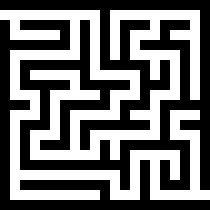
#> input picture WhatsApp Image 2024-03-11 at 12.38.35_c4153fdf.jpg, 210 x 210 px, found by its file name
$ python MAZE_SOLVER_1.py
#> lines starting #> are read from the running program, lines starting #| are printed output that depends on the picture; after the words box and inside, x2 and y2 are one past the last pixel; in counts of white or black regions, pixels touching at a corner belong together
#> the answer given: WhatsApp Image 2024-03-11 at 12.38.35_c4153fdf.jpg
#> the answer given: out.png
from PIL import Image, ImageDraw
import numpy as np

from maze_solver import make_step

def ConvertImage(ImageName):
    try:
        # Open the maze image and make greyscale, and get its dimensions
        im = Image.open(ImageName).convert('L')
        #im.show()
        w, h = im.size
#> w = 210; h = 210

        # Ensure all black pixels are 0 and all white pixels are 1
        binary = im.point(lambda p: p < 128 and 1)
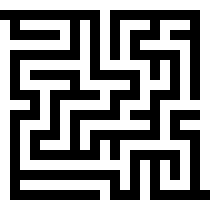
#> binary: PIL image 210x210 L; values 0 (black) and 1 (white), 54.4% white; 1 black region, box (x1, y1, x2, y2) and area: (0, 10, 210, 200) 20100

        # Resize to half its height and width so we can fit on Stack Overflow, get new dimensions
        binary = binary.resize((w//2,h//2),Image.NEAREST)
#> binary: PIL image 105x105 L; values 0 (black) and 1 (white), 54.4% white; 1 black region, box (x1, y1, x2, y2) and area: (0, 5, 105, 100) 5025
        w, h = binary.size
#> w = 105; h = 105

        # Convert to Numpy array - because that's how images are best stored and processed in Python
        nim = np.array(binary)

        # Each cell of the maze is represented by 5 numbers. Therefore change scaling FROM (5 number: 1 cell) TO (1 number: 1 cell)
        # initialize maze matrix
        maze = [[0 for i in range(int(w/5))] for j in range(int(h/5))]

        # go through every 5th number in each row and add it sequentially to the new matrix (maze).
        ri = ci = 0
        r = c = 4

        while ri < h/5:
            ci = 0
            c = 4
            while ci < w/5:
                maze[ri][ci] = nim[r][c]
                ci += 1
                c += 5
            ri += 1
            r += 5
#> after the loop, maze = 21 items; r = 109; ri = 21

        return [maze,int(h/5),int(w/5)]

    except FileNotFoundError:
        print("Error: Input image file not found.")
        return None


import time

def draw_matrix(a, m, the_path=[]):
    for u in range(len(the_path) - 1):
        im = Image.new('RGB', (zoom * len(a[0]), zoom * len(a)), (255, 255, 255))
        draw = ImageDraw.Draw(im)
        for i in range(len(a)):
            for j in range(len(a[i])):
                color = (255, 255, 255)
                r = 0
                if a[i][j] == 1:
                    color = (0, 0, 0)
                if i == start[0] and j == start[1]:
                    color = (0, 255, 0)
                    r = borders
                if i == end[0] and j == end[1]:
                    color = (0, 255, 0)
                    r = borders
                draw.rectangle((j * zoom + r, i * zoom + r, j * zoom + zoom - r - 1, i * zoom + zoom - r - 1),
                               fill=color)
                if m[i][j] > 0:
                    r = borders
                    draw.ellipse((j * zoom + r, i * zoom + r, j * zoom + zoom - r - 1, i * zoom + zoom - r - 1),
                                 fill=(255, 0, 0))
        y = the_path[u][0] * zoom + int(zoom / 2)
        x = the_path[u][1] * zoom + int(zoom / 2)
        y1 = the_path[u + 1][0] * zoom + int(zoom / 2)
        x1 = the_path[u + 1][1] * zoom + int(zoom / 2)
        draw.line((x, y, x1, y1), fill=(255, 0, 0), width=5)
        draw.rectangle((0, 0, zoom * len(a[0]), zoom * len(a)), outline=(0, 255, 0), width=2)
        images.append(im)
        time.sleep(0.5)  # Adjust the delay as needed

maze_name = input("Enter Image name with file format (eg. 'maze.png'): ")
output_name = input("Save output as (filename alone): ")

# Check if the maze conversion was successful
maze_loc = './inputs/' + maze_name
converted_maze = ConvertImage(maze_loc)
#> converted_maze = 3 items
if converted_maze is None:
    exit()

a, rows, columns = converted_maze
#> a = 21 items; rows = 21; columns = 21
zoom = 20
borders = 5
start = 1, 0
end = rows - 2, columns - 1
#> end = (19, 20)

# Initialize maze solving algorithm
m = []
for i in range(rows):
    m.append([])
    for j in range(columns):
        m[-1].append(0)
i, j = start
m[i][j] = 1

k = 0
images = []
while m[end[0]][end[1]] == 0:
    k += 1
#> (the run stopped early here; a loop or call above may not have finished)
